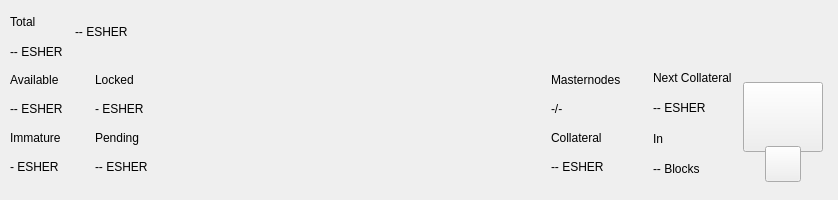
<?xml version="1.0" encoding="UTF-8"?>
<ui version="4.0">
 <class>TopBar</class>
 <widget class="QWidget" name="TopBar">
  <property name="geometry">
   <rect>
    <x>0</x>
    <y>0</y>
    <width>838</width>
    <height>200</height>
   </rect>
  </property>
  <property name="minimumSize">
   <size>
    <width>0</width>
    <height>200</height>
   </size>
  </property>
  <property name="maximumSize">
   <size>
    <width>16777215</width>
    <height>200</height>
   </size>
  </property>
  <property name="windowTitle">
   <string>Form</string>
  </property>
  <layout class="QVBoxLayout" name="verticalLayout_10" stretch="0">
   <property name="spacing">
    <number>0</number>
   </property>
   <property name="leftMargin">
    <number>0</number>
   </property>
   <property name="topMargin">
    <number>0</number>
   </property>
   <property name="rightMargin">
    <number>0</number>
   </property>
   <property name="bottomMargin">
    <number>0</number>
   </property>
   <item>
    <widget class="PFBorderImage" name="containerTop">
     <layout class="QVBoxLayout" name="verticalLayout_11">
      <property name="spacing">
       <number>0</number>
      </property>
      <property name="leftMargin">
       <number>0</number>
      </property>
      <property name="topMargin">
       <number>0</number>
      </property>
      <property name="rightMargin">
       <number>0</number>
      </property>
      <property name="bottomMargin">
       <number>0</number>
      </property>
      <item>
       <widget class="QWidget" name="top_container_2" native="true">
        <property name="minimumSize">
         <size>
          <width>0</width>
          <height>65</height>
         </size>
        </property>
        <layout class="QHBoxLayout" name="top_container">
         <property name="spacing">
          <number>0</number>
         </property>
         <property name="leftMargin">
          <number>10</number>
         </property>
         <property name="topMargin">
          <number>0</number>
         </property>
         <property name="rightMargin">
          <number>10</number>
         </property>
         <property name="bottomMargin">
          <number>0</number>
         </property>
         <item>
          <layout class="QHBoxLayout" name="horizontalLayout_4">
           <property name="spacing">
            <number>12</number>
           </property>
           <property name="rightMargin">
            <number>0</number>
           </property>
           <item>
            <widget class="QWidget" name="widgetAmount" native="true">
             <layout class="QVBoxLayout" name="verticalLayout_2">
              <property name="spacing">
               <number>2</number>
              </property>
              <property name="leftMargin">
               <number>0</number>
              </property>
              <property name="topMargin">
               <number>8</number>
              </property>
              <property name="rightMargin">
               <number>0</number>
              </property>
              <property name="bottomMargin">
               <number>0</number>
              </property>
              <item>
               <widget class="QLabel" name="labelTitle1">
                <property name="text">
                 <string>Total</string>
                </property>
               </widget>
              </item>
              <item>
               <widget class="QLabel" name="labelAmountPiv">
                <property name="text">
                 <string notr="true">-- ESHER</string>
                </property>
               </widget>
              </item>
             </layout>
            </widget>
           </item>
           <item alignment="Qt::AlignVCenter">
            <widget class="QWidget" name="widgetTopAmount" native="true">
             <property name="sizePolicy">
              <sizepolicy hsizetype="Preferred" vsizetype="Maximum">
               <horstretch>0</horstretch>
               <verstretch>0</verstretch>
              </sizepolicy>
             </property>
             <layout class="QHBoxLayout" name="horizontalLayout_5">
              <property name="spacing">
               <number>0</number>
              </property>
              <property name="leftMargin">
               <number>0</number>
              </property>
              <property name="topMargin">
               <number>0</number>
              </property>
              <property name="rightMargin">
               <number>0</number>
              </property>
              <property name="bottomMargin">
               <number>0</number>
              </property>
              <item alignment="Qt::AlignTop">
               <widget class="QLabel" name="labelAmountTopPiv">
                <property name="minimumSize">
                 <size>
                  <width>0</width>
                  <height>36</height>
                 </size>
                </property>
                <property name="styleSheet">
                 <string notr="true">padding:0px;margin:0px;</string>
                </property>
                <property name="text">
                 <string notr="true">-- ESHER</string>
                </property>
               </widget>
              </item>
             </layout>
            </widget>
           </item>
           <item>
            <spacer name="horizontalSpacer">
             <property name="orientation">
              <enum>Qt::Horizontal</enum>
             </property>
             <property name="sizeHint" stdset="0">
              <size>
               <width>40</width>
               <height>20</height>
              </size>
             </property>
            </spacer>
           </item>
           <item alignment="Qt::AlignRight">
            <widget class="QWidget" name="layoutSync" native="true">
             <property name="minimumSize">
              <size>
               <width>0</width>
               <height>36</height>
              </size>
             </property>
             <property name="maximumSize">
              <size>
               <width>16777215</width>
               <height>36</height>
              </size>
             </property>
             <layout class="QVBoxLayout" name="verticalLayout_9">
              <property name="leftMargin">
               <number>0</number>
              </property>
              <property name="topMargin">
               <number>0</number>
              </property>
              <property name="rightMargin">
               <number>0</number>
              </property>
              <property name="bottomMargin">
               <number>0</number>
              </property>
              <item>
               <widget class="ExpandableButton" name="pushButtonSync" native="true">
                <property name="minimumSize">
                 <size>
                  <width>36</width>
                  <height>36</height>
                 </size>
                </property>
                <property name="maximumSize">
                 <size>
                  <width>16777215</width>
                  <height>36</height>
                 </size>
                </property>
               </widget>
              </item>
             </layout>
            </widget>
           </item>
           <item>
            <widget class="ExpandableButton" name="pushButtonHDUpgrade" native="true">
             <property name="minimumSize">
              <size>
               <width>36</width>
               <height>36</height>
              </size>
             </property>
             <property name="maximumSize">
              <size>
               <width>16777215</width>
               <height>36</height>
              </size>
             </property>
            </widget>
           </item>
           <item>
            <widget class="ExpandableButton" name="pushButtonStack" native="true">
             <property name="minimumSize">
              <size>
               <width>36</width>
               <height>36</height>
              </size>
             </property>
             <property name="maximumSize">
              <size>
               <width>16777215</width>
               <height>36</height>
              </size>
             </property>
            </widget>
           </item>
           <item>
            <widget class="ExpandableButton" name="pushButtonConf" native="true">
             <property name="minimumSize">
              <size>
               <width>36</width>
               <height>36</height>
              </size>
             </property>
             <property name="maximumSize">
              <size>
               <width>16777215</width>
               <height>36</height>
              </size>
             </property>
            </widget>
           </item>
           <item>
            <widget class="ExpandableButton" name="pushButtonMasternodes" native="true">
             <property name="minimumSize">
              <size>
               <width>36</width>
               <height>36</height>
              </size>
             </property>
             <property name="maximumSize">
              <size>
               <width>16777215</width>
               <height>36</height>
              </size>
             </property>
            </widget>
           </item>
           <item>
            <widget class="ExpandableButton" name="pushButtonConsole" native="true">
             <property name="minimumSize">
              <size>
               <width>36</width>
               <height>36</height>
              </size>
             </property>
             <property name="maximumSize">
              <size>
               <width>16777215</width>
               <height>36</height>
              </size>
             </property>
            </widget>
           </item>
           <item>
            <widget class="ExpandableButton" name="pushButtonConnection" native="true">
             <property name="minimumSize">
              <size>
               <width>36</width>
               <height>36</height>
              </size>
             </property>
             <property name="maximumSize">
              <size>
               <width>16777215</width>
               <height>36</height>
              </size>
             </property>
            </widget>
           </item>
           <item>
            <widget class="ExpandableButton" name="pushButtonTor" native="true">
             <property name="minimumSize">
              <size>
               <width>36</width>
               <height>36</height>
              </size>
             </property>
             <property name="maximumSize">
              <size>
               <width>16777215</width>
               <height>36</height>
              </size>
             </property>
            </widget>
           </item>
           <item>
            <widget class="ExpandableButton" name="pushButtonLock" native="true">
             <property name="sizePolicy">
              <sizepolicy hsizetype="Expanding" vsizetype="Expanding">
               <horstretch>0</horstretch>
               <verstretch>0</verstretch>
              </sizepolicy>
             </property>
             <property name="minimumSize">
              <size>
               <width>36</width>
               <height>0</height>
              </size>
             </property>
             <property name="maximumSize">
              <size>
               <width>16777215</width>
               <height>36</height>
              </size>
             </property>
            </widget>
           </item>
           <item>
            <widget class="ExpandableButton" name="pushButtonTheme" native="true">
             <property name="minimumSize">
              <size>
               <width>36</width>
               <height>36</height>
              </size>
             </property>
             <property name="maximumSize">
              <size>
               <width>16777215</width>
               <height>36</height>
              </size>
             </property>
            </widget>
           </item>
          </layout>
         </item>
        </layout>
       </widget>
      </item>
      <item>
       <widget class="QWidget" name="bottom_container" native="true">
        <property name="minimumSize">
         <size>
          <width>0</width>
          <height>135</height>
         </size>
        </property>
        <layout class="QHBoxLayout" name="botton_container">
         <property name="leftMargin">
          <number>10</number>
         </property>
         <property name="topMargin">
          <number>0</number>
         </property>
         <property name="rightMargin">
          <number>10</number>
         </property>
         <property name="bottomMargin">
          <number>10</number>
         </property>
         <item>
          <layout class="QHBoxLayout" name="horizontalLayout_3">
           <property name="spacing">
            <number>0</number>
           </property>
           <property name="bottomMargin">
            <number>9</number>
           </property>
           <item>
            <layout class="QVBoxLayout" name="verticalLayout_7">
             <property name="spacing">
              <number>0</number>
             </property>
             <property name="leftMargin">
              <number>0</number>
             </property>
             <property name="rightMargin">
              <number>0</number>
             </property>
             <item>
              <layout class="QHBoxLayout" name="horizontalLayout_2">
               <property name="spacing">
                <number>0</number>
               </property>
               <item>
                <layout class="QVBoxLayout" name="verticalLayout_6">
                 <item>
                  <widget class="QLabel" name="labelTitle5">
                   <property name="text">
                    <string>Available</string>
                   </property>
                  </widget>
                 </item>
                 <item>
                  <widget class="QLabel" name="labelAvailablePiv">
                   <property name="text">
                    <string>-- ESHER</string>
                   </property>
                  </widget>
                 </item>
                 <item>
                  <widget class="QLabel" name="labelTitle4">
                   <property name="text">
                    <string>Immature</string>
                   </property>
                  </widget>
                 </item>
                 <item>
                  <widget class="QLabel" name="labelImmaturePiv">
                   <property name="text">
                    <string notr="true">- ESHER</string>
                   </property>
                  </widget>
                 </item>
                </layout>
               </item>
               <item>
                <layout class="QVBoxLayout" name="verticalLayout_8">
                 <property name="leftMargin">
                  <number>32</number>
                 </property>
                 <item>
                  <widget class="QLabel" name="labelTitle6">
                   <property name="text">
                    <string>Locked</string>
                   </property>
                  </widget>
                 </item>
                 <item>
                  <widget class="QLabel" name="labelLockedPiv">
                   <property name="text">
                    <string>- ESHER</string>
                   </property>
                  </widget>
                 </item>
                 <item>
                  <widget class="QLabel" name="labelTitle3">
                   <property name="text">
                    <string>Pending</string>
                   </property>
                  </widget>
                 </item>
                 <item>
                  <widget class="QLabel" name="labelPendingPiv">
                   <property name="text">
                    <string notr="true">-- ESHER</string>
                   </property>
                  </widget>
                 </item>
                </layout>
               </item>
              </layout>
             </item>
            </layout>
           </item>
          </layout>
         </item>
         <item>
          <spacer name="horizontalSpacer_2">
           <property name="orientation">
            <enum>Qt::Horizontal</enum>
           </property>
           <property name="sizeHint" stdset="0">
            <size>
             <width>40</width>
             <height>20</height>
            </size>
           </property>
          </spacer>
         </item>
         <item>
          <layout class="QHBoxLayout" name="horizontalLayout_6">
           <property name="spacing">
            <number>0</number>
           </property>
           <property name="rightMargin">
            <number>0</number>
           </property>
           <property name="bottomMargin">
            <number>9</number>
           </property>
           <item>
            <layout class="QVBoxLayout" name="verticalLayout_5">
             <item>
              <widget class="QLabel" name="labelMasternodesTitle">
               <property name="text">
                <string>Masternodes</string>
               </property>
              </widget>
             </item>
             <item>
              <widget class="QLabel" name="labelMasternodeCount">
               <property name="text">
                <string>-/-</string>
               </property>
              </widget>
             </item>
             <item>
              <widget class="QLabel" name="labelTitle8">
               <property name="text">
                <string>Collateral</string>
               </property>
              </widget>
             </item>
             <item>
              <widget class="QLabel" name="labelCollateralPiv">
               <property name="text">
                <string notr="true">-- ESHER</string>
               </property>
              </widget>
             </item>
            </layout>
           </item>
           <item>
            <widget class="QWidget" name="widgetNextCollateral" native="true">
             <layout class="QVBoxLayout" name="verticalLayout_12">
              <property name="leftMargin">
               <number>32</number>
              </property>
              <property name="topMargin">
               <number>0</number>
              </property>
              <property name="rightMargin">
               <number>0</number>
              </property>
              <property name="bottomMargin">
               <number>0</number>
              </property>
              <item>
               <widget class="QLabel" name="labelNextMasternodesTitle">
                <property name="text">
                 <string>Next Collateral</string>
                </property>
               </widget>
              </item>
              <item>
               <widget class="QLabel" name="labelNextCollateralValue">
                <property name="text">
                 <string>-- ESHER</string>
                </property>
               </widget>
              </item>
              <item>
               <widget class="QLabel" name="labelTitle9">
                <property name="text">
                 <string>In</string>
                </property>
               </widget>
              </item>
              <item>
               <widget class="QLabel" name="labelNextCollateralBlocks">
                <property name="text">
                 <string notr="true">-- Blocks</string>
                </property>
               </widget>
              </item>
             </layout>
            </widget>
           </item>
          </layout>
         </item>
         <item>
          <widget class="QWidget" name="qrContainer" native="true">
           <property name="sizePolicy">
            <sizepolicy hsizetype="Preferred" vsizetype="Minimum">
             <horstretch>0</horstretch>
             <verstretch>0</verstretch>
            </sizepolicy>
           </property>
           <property name="minimumSize">
            <size>
             <width>90</width>
             <height>110</height>
            </size>
           </property>
           <property name="maximumSize">
            <size>
             <width>90</width>
             <height>110</height>
            </size>
           </property>
           <layout class="QVBoxLayout" name="containerQR">
            <property name="spacing">
             <number>0</number>
            </property>
            <property name="leftMargin">
             <number>5</number>
            </property>
            <property name="topMargin">
             <number>10</number>
            </property>
            <property name="rightMargin">
             <number>5</number>
            </property>
            <property name="bottomMargin">
             <number>0</number>
            </property>
            <item>
             <widget class="QPushButton" name="btnQr">
              <property name="minimumSize">
               <size>
                <width>70</width>
                <height>70</height>
               </size>
              </property>
              <property name="maximumSize">
               <size>
                <width>16777215</width>
                <height>70</height>
               </size>
              </property>
              <property name="focusPolicy">
               <enum>Qt::NoFocus</enum>
              </property>
              <property name="text">
               <string/>
              </property>
              <property name="iconSize">
               <size>
                <width>70</width>
                <height>70</height>
               </size>
              </property>
             </widget>
            </item>
            <item>
             <spacer name="verticalSpacer">
              <property name="orientation">
               <enum>Qt::Vertical</enum>
              </property>
              <property name="sizeType">
               <enum>QSizePolicy::Fixed</enum>
              </property>
              <property name="sizeHint" stdset="0">
               <size>
                <width>20</width>
                <height>20</height>
               </size>
              </property>
             </spacer>
            </item>
            <item alignment="Qt::AlignHCenter|Qt::AlignBottom">
             <widget class="QPushButton" name="pushButtonQR">
              <property name="minimumSize">
               <size>
                <width>36</width>
                <height>36</height>
               </size>
              </property>
              <property name="maximumSize">
               <size>
                <width>36</width>
                <height>36</height>
               </size>
              </property>
              <property name="focusPolicy">
               <enum>Qt::NoFocus</enum>
              </property>
              <property name="text">
               <string/>
              </property>
             </widget>
            </item>
           </layout>
          </widget>
         </item>
        </layout>
       </widget>
      </item>
     </layout>
    </widget>
   </item>
  </layout>
 </widget>
 <customwidgets>
  <customwidget>
   <class>PFBorderImage</class>
   <extends>QFrame</extends>
   <header>qt/pivx/pfborderimage.h</header>
   <container>1</container>
  </customwidget>
  <customwidget>
   <class>ExpandableButton</class>
   <extends>QWidget</extends>
   <header>qt/pivx/expandablebutton.h</header>
   <container>1</container>
  </customwidget>
 </customwidgets>
 <resources/>
 <connections/>
</ui>
